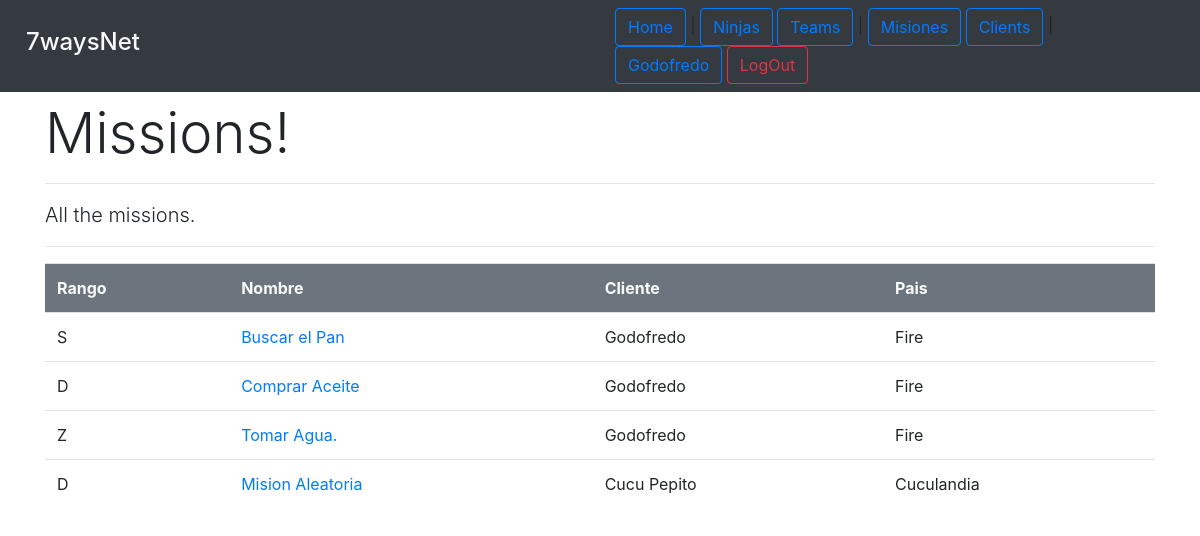
The app's page /missions/allMissions/ (signed in) with its own data.
### missions/models.py (models this page shows, shortened)
class Mission(models.Model):
    name = models.CharField(max_length=200)
    description = models.TextField()
    rank = models.CharField(max_length=10)
    reward = models.IntegerField()
    available = models.BooleanField(default=True)
    client = models.ForeignKey(Client, on_delete=models.CASCADE)
    team = models.ForeignKey(Team, on_delete=models.CASCADE, default=None, blank=True,null=True)
    inventory = models.OneToOneField(Inventory, on_delete=models.CASCADE, default=None, null=True, blank=True)
    leader = models.ForeignKey(JouninNinja, on_delete=models.CASCADE, default=None, blank=True,null=True)

class Client(models.Model):
    name = models.CharField(max_length=200)
    country = models.CharField(max_length=200)
    user = models.OneToOneField(User,on_delete=models.CASCADE)

### missions/views.py (the view)
# urls.py: path('allMissions/', views.ShowAllMissionsView.as_view(), name='show_all_missions'),
class ShowAllMissionsView(generic.ListView):
    template_name = 'missions/show_all_missions.html'
    context_object_name = 'all_missions_list'
    def get_queryset(self):
        return Mission.objects.all()

### missions/templates/missions/show_all_missions.html (shortened to what this page needs)
{% extends 'base.html'%}
{% block header%}
    <h1 class="display-4">Missions!</h1>
    <hr>
    <p class="lead">All the missions.</p>
{% endblock%}
{% block content %}
    {% if all_missions_list %}
        <table class="table">
            <tr class="bg-secondary text-light ">
                <th>Rango</th><th>Nombre</th><th>Cliente</th><th>Pais</th>
            </tr>
            {% for mission in all_missions_list %}
                <tr>
                    <td> {{mission.rank}}</td>
                    <td><a href="{% url 'missions:mission_details' mission.pk%}"> {{mission.name}}</a></td>
                    <td>{{mission.client.name}}  </td>
                    <td>{{mission.client.country}}</td>
                </tr>
            {% endfor %}
        </table>
    {% else %}
    <p>No missions in database.</p>
    {% endif %}
{% endblock %}

### templates/base.html (shortened to what this page needs)
<!DOCTYPE html>
<html lang="en">
<head>
    {% load static %}
    <link rel="stylesheet" type="text/css" href="{% static 'bootstrap.min.css' %}">
    <link rel="stylesheet" type="text/css" href="{% static 'mystyle.css' %}" >
</head>
<body>
    <div class="fixedclass">
    <div class="navbar bg-dark">
        <div class="container-fluid">
                <div class="col-md-1 text-light"><h4>7waysNet</h4></div>
                <div class="col-md-6">
                        <a class="btn btn-outline-primary" href="{% url 'index' %}">Home</a> |
                        <a class="btn btn-outline-primary" href="{% url 'ninjas:show_all_ninjas' %}">Ninjas</a>
                        <a class="btn btn-outline-primary" href="{% url 'ninjas:show_all_teams' %}">Teams</a> |
                        <a class="btn btn-outline-primary" href="{% url 'missions:show_all_missions' %}">Misiones</a>
                        <a class="btn btn-outline-primary" href="{% url 'missions:show_all_clients' %}">Clients</a> |
                        {% if user.is_authenticated %}
                            {% if user.ninja %}
                                <a class="btn btn-outline-primary" href="{% url 'ninjas:profile' user.ninja.pk %}">{{user.username}}</a>
                            {% elif user.client%}
                                <a class="btn btn-outline-primary" href="{% url 'missions:profile' user.client.pk %}">{{user.username}}</a>
                            {% else %}
                            <a class="btn btn-outline-primary" href="/admin/">{{user.username}}</a>
                            {% endif %}
                            <a class="btn btn-outline-danger" href="{% url 'logout' %}">LogOut</a>
                        {% else %}
                             <a class="btn btn-outline-primary" href="{% url 'login'%}">LogIn</a>
                        {% endif %}
                </div>
            </div>
        </div>
    </div>
    <div class="space"></div>
    <div class="container">
    {% block header %}
    {% endblock %}
    <hr>
    </div>
    <div class="container">
        {% block content %}{% endblock %}
    </div>
</body>
</html>

### static/mystyle.css (style rules this page uses)
.space { height: 100px; }
.fixedclass { width: 100%; position: fixed; z-index: 10; }

### records on screen
Mission: rank "S", name "Buscar el Pan", client.name "Godofredo", client.country "Fire"
Mission: rank "D", name "Comprar Aceite", client.name "Godofredo", client.country "Fire"
Mission: rank "Z", name "Tomar Agua.", client.name "Godofredo", client.country "Fire"
Mission: rank "D", name "Mision Aleatoria", client.name "Cucu Pepito", client.country "Cuculandia"

### other values on screen
{{ user.username }} "Godofredo"
